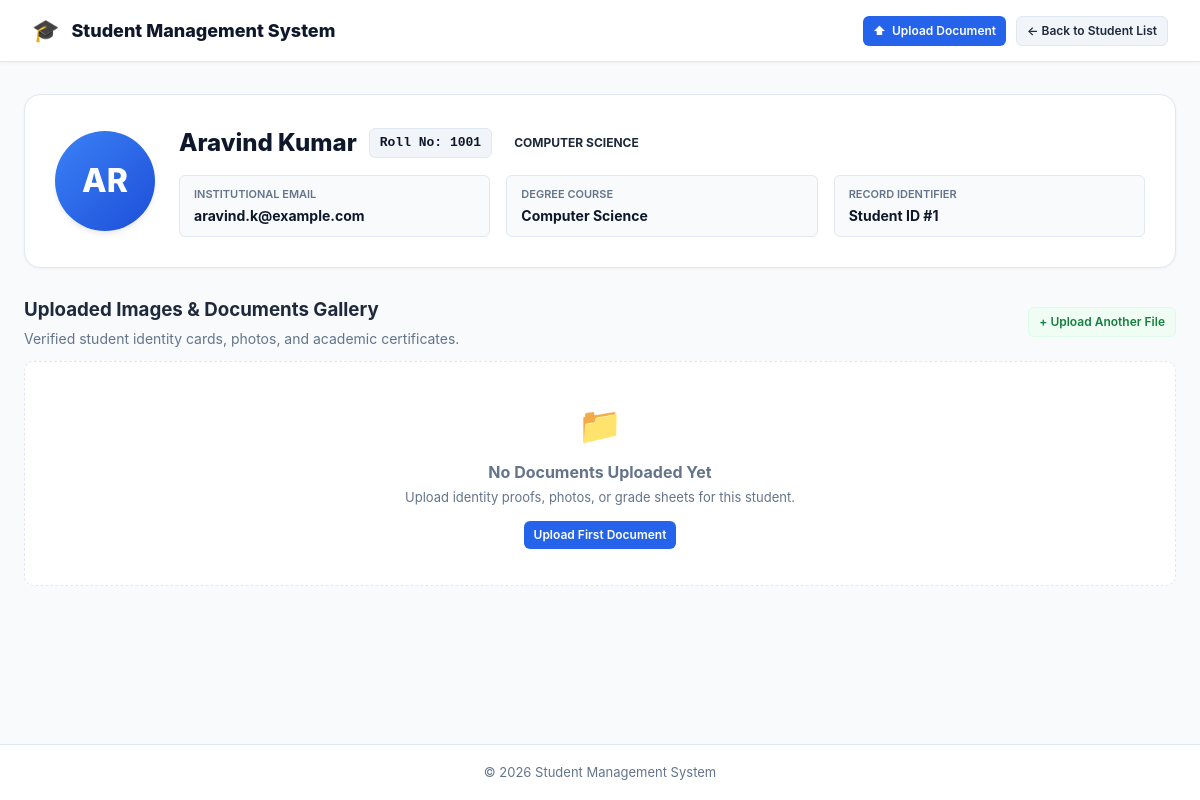
Page /view.php?id=1 on the committed database.
### tables this page shows
CREATE TABLE IF NOT EXISTS students (
    id INT AUTO_INCREMENT PRIMARY KEY,
    name VARCHAR(100) NOT NULL,
    roll_no VARCHAR(30) NOT NULL UNIQUE,
    email VARCHAR(150) NOT NULL UNIQUE,
    course VARCHAR(100) NOT NULL
);

### view.php (the view, shortened to what this page needs)
<?php
require "db.php";
$id = filter_input(INPUT_GET, "id", FILTER_VALIDATE_INT);
$stmt = $conn->prepare("SELECT id, name, roll_no, email, course FROM students WHERE id = ?");
$stmt->bind_param("i", $id);
$stmt->execute();
$student = $stmt->get_result()->fetch_assoc();
$stmt = $conn->prepare("SELECT id, original_name, stored_name, file_type, file_size, uploaded_at FROM student_files WHERE student_id = ? ORDER BY id ASC");
$stmt->bind_param("i", $id);
$stmt->execute();
$filesResult = $stmt->get_result();
$stmt = $conn->prepare("SELECT id FROM student_files WHERE student_id = ? AND file_type LIKE 'image/%' ORDER BY id ASC LIMIT 1");
$stmt->bind_param("i", $id);
$stmt->execute();
$avatarFile = $stmt->get_result()->fetch_assoc();
?>
<!DOCTYPE html>
<html lang="en">
<head>
    <link rel="stylesheet" href="style.css">
</head>
<body>
    <header class="navbar">
        <a href="index.php" class="nav-brand">
            <span style="font-size: 22px;">&#127891;</span>
            <span>Student Management System</span>
        </a>
        <div style="display: flex; gap: 10px;">
            <a href="upload.php?id=<?= (int)$id ?>" class="btn btn-primary btn-sm">
                <span>&#11014;</span> Upload Document
            </a>
            <a href="index.php" class="btn btn-secondary btn-sm">
                &larr; Back to Student List
            </a>
        </div>
    </header>
    <main class="container">
        <div class="profile-hero">
            <?php if ($avatarFile) { ?>
                <img src="stream.php?id=<?= (int)$avatarFile["id"] ?>"
                     alt="<?= htmlspecialchars($student["name"]) ?>"
                     class="hero-img">
            <?php } else { ?>
                <div class="hero-initials"><?= strtoupper(substr($student["name"], 0, 2)) ?></div>
            <?php } ?>
            <div style="flex: 1;">
                <div style="display: flex; align-items: center; gap: 12px; flex-wrap: wrap;">
                    <h2 style="font-size: 24px; font-weight: 800; color: var(--secondary);">
                        <?= htmlspecialchars($student["name"]) ?>
                    </h2>
                    <span class="badge-roll">Roll No: <?= htmlspecialchars($student["roll_no"]) ?></span>
                    <span class="badge-course <?= htmlspecialchars($student["course"]) ?>">
                        <?= htmlspecialchars($student["course"]) ?>
                    </span>
                </div>
                <div class="info-grid">
                    <div class="info-pill">
                        <div class="info-label">Institutional Email</div>
                        <div class="info-val"><?= htmlspecialchars($student["email"]) ?></div>
                    </div>
                    <div class="info-pill">
                        <div class="info-label">Degree Course</div>
                        <div class="info-val"><?= htmlspecialchars($student["course"]) ?></div>
                    </div>
                    <div class="info-pill">
                        <div class="info-label">Record Identifier</div>
                        <div class="info-val">Student ID #<?= (int)$student["id"] ?></div>
                    </div>
                </div>
            </div>
        </div>
        <div class="page-header" style="margin-bottom: 12px;">
            <div class="page-title">
                <h3>Uploaded Images &amp; Documents Gallery</h3>
                <p>Verified student identity cards, photos, and academic certificates.</p>
            </div>
            <a href="upload.php?id=<?= (int)$id ?>" class="btn btn-sm btn-upload">
                &#43; Upload Another File
            </a>
        </div>
        <?php if ($filesResult->num_rows === 0) { ?>
            <div style="background: #ffffff; border: 1.5px dashed var(--border); border-radius: var(--radius-md); padding: 36px; text-align: center; color: var(--text-muted);">
                <div style="font-size: 36px; margin-bottom: 8px;">&#128193;</div>
                <h4>No Documents Uploaded Yet</h4>
                <p style="font-size: 13px; margin-top: 4px;">Upload identity proofs, photos, or grade sheets for this student.</p>
                <a href="upload.php?id=<?= (int)$id ?>" class="btn btn-primary btn-sm" style="margin-top: 14px;">
                    Upload First Document
                </a>
            </div>
        <?php } ?>
    </main>
    <footer class="footer">
        <p>&copy; 2026 Student Management System</p>
    </footer>
</body>
</html>

### style.css (style rules this page uses)
:root { --primary: #2563eb; --primary-dark: #1d4ed8; --primary-light: #eff6ff; --secondary: #0f172a; --text-main: #1e293b; --text-muted: #64748b; --border: #e2e8f0; --bg-page: #f8fafc; --bg-card: #ffffff; --success: #10b981; --success-light: #f0fdf4; --warning: #f59e0b; --warning-light: #fffbeb; --danger: #ef4444; --danger-light: #fef2f2; --radius-sm: 6px; --radius-md: 10px; --radius-lg: 16px; --shadow-sm: 0 1px 3px rgba(0, 0, 0, 0.05); --shadow-md: 0 4px 6px -1px rgba(0, 0, 0, 0.08), 0 2px 4px -2px rgba(0, 0, 0, 0.05); --shadow-lg: 0 10px 15px -3px rgba(0, 0, 0, 0.08), 0 4px 6px -4px rgba(0, 0, 0, 0.04); }
* { box-sizing: border-box; margin: 0; padding: 0; font-family: -apple-system, BlinkMacSystemFont, "Segoe UI", Roboto, "Helvetica Neue", Arial, sans-serif; }
body { background-color: var(--bg-page); color: var(--text-main); line-height: 1.5; min-height: 100vh; display: flex; flex-direction: column; }
.navbar { background-color: #ffffff; border-bottom: 1px solid var(--border); padding: 14px 32px; display: flex; justify-content: space-between; align-items: center; box-shadow: var(--shadow-sm); position: sticky; top: 0; z-index: 50; }
.nav-brand { display: flex; align-items: center; gap: 12px; text-decoration: none; color: var(--secondary); font-weight: 800; font-size: 18px; }
.container { max-width: 1200px; margin: 0 auto; padding: 32px 24px; width: 100%; flex: 1; }
.page-header { display: flex; justify-content: space-between; align-items: center; flex-wrap: wrap; gap: 16px; margin-bottom: 24px; }
.page-title p { color: var(--text-muted); font-size: 14px; margin-top: 4px; }
.badge-roll { font-family: monospace; font-size: 13px; font-weight: 700; background: #f1f5f9; color: #0f172a; padding: 4px 10px; border-radius: var(--radius-sm); border: 1px solid #e2e8f0; }
.badge-course { display: inline-block; padding: 3px 10px; border-radius: 9999px; font-size: 12px; font-weight: 700; text-transform: uppercase; }
.btn { display: inline-flex; align-items: center; gap: 6px; padding: 8px 14px; font-size: 13px; font-weight: 600; border-radius: var(--radius-sm); cursor: pointer; text-decoration: none; border: none; transition: all 0.2s ease; }
.btn-primary { background-color: var(--primary); color: #ffffff; }
.btn-sm { padding: 5px 10px; font-size: 12px; }
.btn-upload { background: #f0fdf4; color: #15803d; border: 1px solid #dcfce7; }
.btn-secondary { background: #f1f5f9; color: var(--text-main); border: 1px solid var(--border); }
.footer { background: #ffffff; border-top: 1px solid var(--border); padding: 18px 24px; text-align: center; font-size: 13px; color: var(--text-muted); margin-top: auto; }

### view.php (style rules this page uses)
.profile-hero { background: #ffffff; border: 1px solid var(--border); border-radius: var(--radius-lg); padding: 30px; display: flex; align-items: center; gap: 24px; margin-bottom: 28px; box-shadow: var(--shadow-sm); }
.hero-initials { width: 100px; height: 100px; border-radius: 50%; background: linear-gradient(135deg, #3b82f6 0%, #1d4ed8 100%); color: #ffffff; display: flex; align-items: center; justify-content: center; font-size: 32px; font-weight: 800; box-shadow: var(--shadow-md); }
.info-grid { display: grid; grid-template-columns: repeat(auto-fit, minmax(200px, 1fr)); gap: 16px; margin-top: 14px; }
.info-pill { background: #f8fafc; border: 1px solid var(--border); padding: 10px 14px; border-radius: var(--radius-sm); }
.info-label { font-size: 11px; text-transform: uppercase; font-weight: 600; color: var(--text-muted); }
.info-val { font-size: 14px; font-weight: 700; color: var(--secondary); margin-top: 2px; }

### rows in the picture
students: name "AR", name "Aravind Kumar", roll_no "1001", course "COMPUTER SCIENCE", email "aravind.k@example.com", course "Computer Science", id "1"
